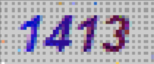
#> input picture homework/Day032/test2.png, 154 x 64 px
$ jupyter execute --allow-errors Day032_HW.ipynb
#> lines starting #> are read from the running program, lines starting #| are printed output that depends on the picture
# 反爬：驗證碼處理

* 了解「驗證碼機制」的反爬蟲機制
* 「驗證碼機制」反爬蟲的因應策略

## 作業目標

* 讀讀看「test」資料夾下的圖檔！
* 像 test/test2.png 這種複雜的圖片怎麼辦？

### 讀讀看「test」資料夾下的圖檔！

[cell 1]
import requests
import pytesseract
from PIL import Image
from io import BytesIO

#> (a cell that did not finish here is left out)

### 像 test/test2.png 這種複雜的圖片怎麼辦？

[cell 3]
img = Image.open("./test2.png").convert("L")
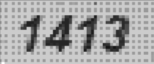
#> img: PIL image 154x64 L; min 21, max 255, mean 167.7
img

#> (a cell that did not finish here is left out)

[cell 5]
pytesseract.pytesseract.tesseract_cmd = r'C:\Program Files\Tesseract-OCR\tesseract.exe'
print('識別出的結果如下：')
print(pytesseract.image_to_string(Image.open('./test2.png')))
#> (this line was passed over: pytesseract is not available in this run)

[cell 6]
img2 = Image.open("./test1.png").convert("L")
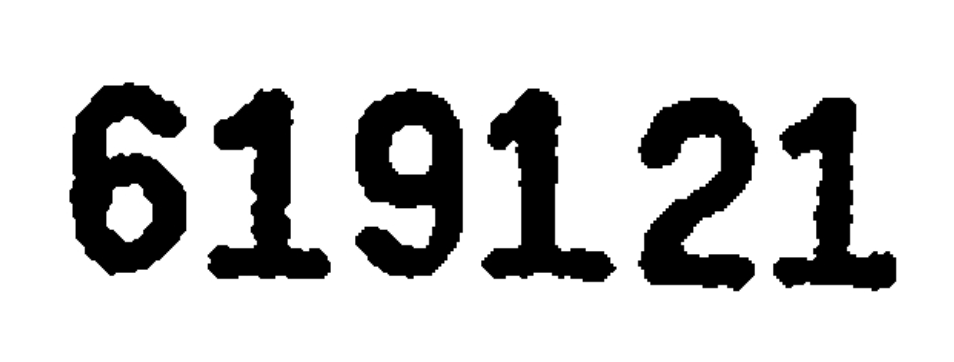
#> input picture homework/Day032/test1.png, 954 x 362 px
img2

[cell 7]
pytesseract.pytesseract.tesseract_cmd = r'C:\Program Files\Tesseract-OCR\tesseract.exe'
print('識別出的結果如下：')
print(pytesseract.image_to_string(Image.open('./test1.png')))
#> (this line was passed over: pytesseract is not available in this run)
